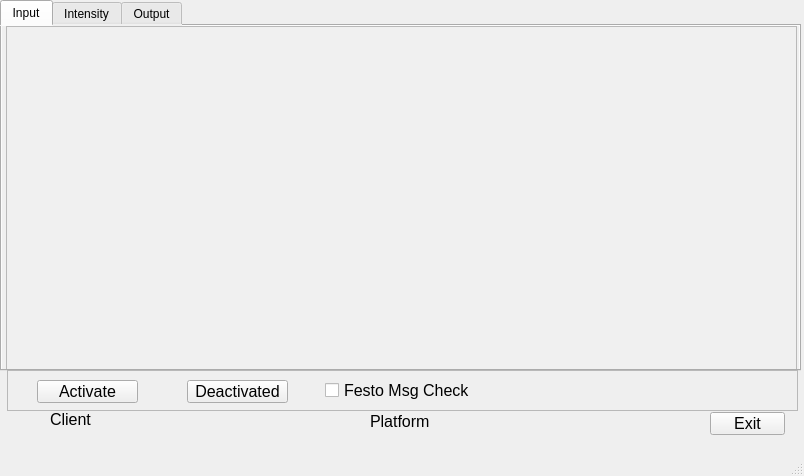
<?xml version="1.0" encoding="UTF-8"?>
<ui version="4.0">
 <class>MainWindow</class>
 <widget class="QMainWindow" name="MainWindow">
  <property name="geometry">
   <rect>
    <x>0</x>
    <y>0</y>
    <width>804</width>
    <height>476</height>
   </rect>
  </property>
  <property name="windowTitle">
   <string>Mdx Platform Controller</string>
  </property>
  <widget class="QWidget" name="centralwidget">
   <widget class="QTabWidget" name="tabWidget">
    <property name="geometry">
     <rect>
      <x>0</x>
      <y>0</y>
      <width>801</width>
      <height>371</height>
     </rect>
    </property>
    <property name="styleSheet">
     <string notr="true">background-color: #f0f0f0</string>
    </property>
    <property name="currentIndex">
     <number>0</number>
    </property>
    <widget class="QWidget" name="tab">
     <attribute name="title">
      <string>Input</string>
     </attribute>
     <widget class="QFrame" name="frm_input">
      <property name="geometry">
       <rect>
        <x>4</x>
        <y>0</y>
        <width>791</width>
        <height>401</height>
       </rect>
      </property>
      <property name="frameShape">
       <enum>QFrame::StyledPanel</enum>
      </property>
      <property name="frameShadow">
       <enum>QFrame::Raised</enum>
      </property>
     </widget>
    </widget>
    <widget class="QWidget" name="tab_2">
     <attribute name="title">
      <string>Intensity</string>
     </attribute>
     <widget class="QFrame" name="frm_dynamics">
      <property name="geometry">
       <rect>
        <x>0</x>
        <y>0</y>
        <width>801</width>
        <height>411</height>
       </rect>
      </property>
      <property name="frameShape">
       <enum>QFrame::StyledPanel</enum>
      </property>
      <property name="frameShadow">
       <enum>QFrame::Raised</enum>
      </property>
     </widget>
    </widget>
    <widget class="QWidget" name="tab_3">
     <attribute name="title">
      <string>Output</string>
     </attribute>
     <widget class="QFrame" name="frm_output">
      <property name="geometry">
       <rect>
        <x>0</x>
        <y>0</y>
        <width>801</width>
        <height>351</height>
       </rect>
      </property>
      <property name="frameShape">
       <enum>QFrame::StyledPanel</enum>
      </property>
      <property name="frameShadow">
       <enum>QFrame::Raised</enum>
      </property>
      <widget class="QFrame" name="frm_output_2">
       <property name="geometry">
        <rect>
         <x>0</x>
         <y>0</y>
         <width>801</width>
         <height>361</height>
        </rect>
       </property>
       <property name="frameShape">
        <enum>QFrame::StyledPanel</enum>
       </property>
       <property name="frameShadow">
        <enum>QFrame::Raised</enum>
       </property>
      </widget>
      <widget class="QLabel" name="lbl_platform_2">
       <property name="geometry">
        <rect>
         <x>402</x>
         <y>388</y>
         <width>241</width>
         <height>21</height>
        </rect>
       </property>
       <property name="font">
        <font>
         <pointsize>12</pointsize>
        </font>
       </property>
       <property name="text">
        <string>Platform</string>
       </property>
       <property name="alignment">
        <set>Qt::AlignLeading|Qt::AlignLeft|Qt::AlignVCenter</set>
       </property>
      </widget>
     </widget>
    </widget>
   </widget>
   <widget class="QLabel" name="lbl_client">
    <property name="geometry">
     <rect>
      <x>50</x>
      <y>410</y>
      <width>251</width>
      <height>19</height>
     </rect>
    </property>
    <property name="font">
     <font>
      <pointsize>12</pointsize>
     </font>
    </property>
    <property name="text">
     <string>Client</string>
    </property>
   </widget>
   <widget class="QPushButton" name="btn_exit">
    <property name="geometry">
     <rect>
      <x>710</x>
      <y>412</y>
      <width>75</width>
      <height>23</height>
     </rect>
    </property>
    <property name="font">
     <font>
      <pointsize>12</pointsize>
     </font>
    </property>
    <property name="text">
     <string>Exit</string>
    </property>
   </widget>
   <widget class="QLabel" name="lbl_platform">
    <property name="geometry">
     <rect>
      <x>370</x>
      <y>411</y>
      <width>241</width>
      <height>21</height>
     </rect>
    </property>
    <property name="font">
     <font>
      <pointsize>12</pointsize>
     </font>
    </property>
    <property name="text">
     <string>Platform</string>
    </property>
    <property name="alignment">
     <set>Qt::AlignLeading|Qt::AlignLeft|Qt::AlignVCenter</set>
    </property>
   </widget>
   <widget class="QFrame" name="frame_3">
    <property name="geometry">
     <rect>
      <x>7</x>
      <y>370</y>
      <width>791</width>
      <height>41</height>
     </rect>
    </property>
    <property name="frameShape">
     <enum>QFrame::StyledPanel</enum>
    </property>
    <property name="frameShadow">
     <enum>QFrame::Raised</enum>
    </property>
    <widget class="QPushButton" name="btn_activate">
     <property name="geometry">
      <rect>
       <x>30</x>
       <y>10</y>
       <width>101</width>
       <height>23</height>
      </rect>
     </property>
     <property name="font">
      <font>
       <pointsize>12</pointsize>
      </font>
     </property>
     <property name="text">
      <string>Activate</string>
     </property>
    </widget>
    <widget class="QPushButton" name="btn_deactivate">
     <property name="geometry">
      <rect>
       <x>180</x>
       <y>10</y>
       <width>101</width>
       <height>23</height>
      </rect>
     </property>
     <property name="font">
      <font>
       <pointsize>12</pointsize>
      </font>
     </property>
     <property name="text">
      <string>Deactivated</string>
     </property>
    </widget>
    <widget class="QLabel" name="lbl_festo_status">
     <property name="geometry">
      <rect>
       <x>480</x>
       <y>10</y>
       <width>311</width>
       <height>19</height>
      </rect>
     </property>
     <property name="font">
      <font>
       <pointsize>12</pointsize>
      </font>
     </property>
     <property name="text">
      <string/>
     </property>
    </widget>
    <widget class="QCheckBox" name="chk_festo_wait">
     <property name="geometry">
      <rect>
       <x>318</x>
       <y>10</y>
       <width>161</width>
       <height>21</height>
      </rect>
     </property>
     <property name="font">
      <font>
       <pointsize>12</pointsize>
      </font>
     </property>
     <property name="text">
      <string>Festo Msg Check</string>
     </property>
    </widget>
   </widget>
  </widget>
  <widget class="QMenuBar" name="menubar">
   <property name="geometry">
    <rect>
     <x>0</x>
     <y>0</y>
     <width>804</width>
     <height>21</height>
    </rect>
   </property>
  </widget>
  <widget class="QStatusBar" name="statusbar"/>
 </widget>
 <resources/>
 <connections/>
</ui>
